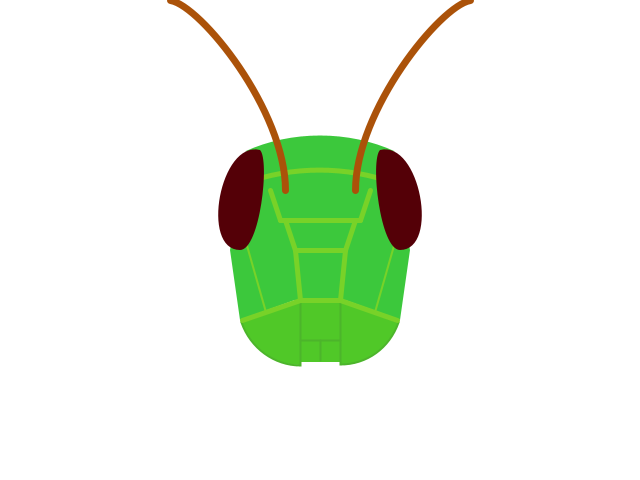
Frame 1 (no input)
Frame 60 (the mouse pressed at the canvas centre just before this capture): identical to frame 1, image omitted
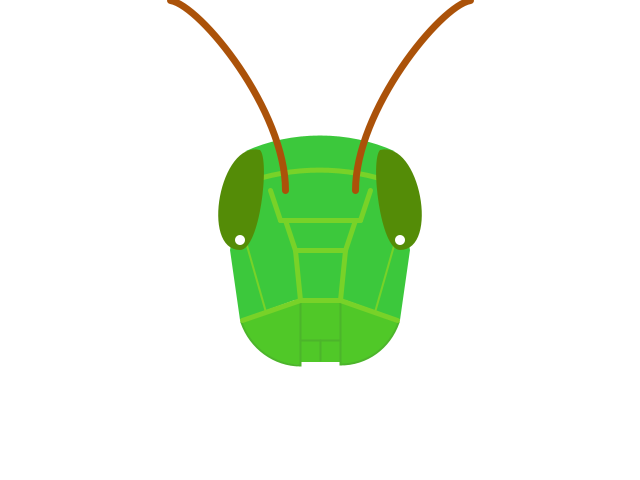
Frame 120 (the mouse held since frame 60 and released just before this capture)

The Processing sketch that drew these frames (run headless with seeded random() and noise(); from frame 60 on, the mouse is pressed at the canvas centre):

// Processing sketch: week2_GrassHopper
// ── week2_GrassHopper.pde
//202120409_김동영

float feeler = 5; // 실수 형태로 변수 선언 //더듬이

void setup() {
  size(640, 480);
  //fullScreen();
}

void draw() { //실행 
  background(255);
  
  if (mouseY>=0 && mouseY <=100 // mouseY값이 특정 위치에 있을 경우, 더듬이의 값을 변경한다.
    ) {
    feeler = mouseY;
  }
  
  face_draw(); //얼굴을 그리는 함수
  eyeball_draw(); //눈알을 그리는 함수
  
}

void eyeball_draw() { //눈알을 그리는 함수
  noStroke();
  fill(255);
  if ( mouseY>=160&& mouseY<=245 && mouseX >=300 && mouseX <= 340) {
    circle(mouseX-80, mouseY, 10);
    circle(mouseX+80, mouseY, 10);
  }
}

void face_draw() { //얼굴을 그리는 함수
  noStroke();
  fill(60, 200, 60);

  quad(250, 150, 390, 150, 410, 250, 230, 250); // 중안부의 사각형

  noStroke();
  arc(width/2, 254, 300, 237, PI+radians(60), TWO_PI-radians(60), CHORD); //정수리
  
  //이마의 호 PI = 180도, TWO_PI = 2*PI
  //각도를 라디안값으로 바꾸기 위해 radians(각도)를 사용함
  
  quad(345, 250, 410, 250, 400, 320, 345, 300);
  quad(230, 250, 295, 250, 295, 300, 240, 320 );
  rect(295, 250, 50, 50);
  
  //입1
  fill(80, 200, 40);
  rect(295, 300, 50, 62);
 
  //턱
  stroke(76, 181, 43);
  strokeWeight(2);
  arc(300, 300, 125, 130, PI/2, PI-radians(20), PIE); 
  arc(340, 300, 125, 130, 0+radians(20), PI/2, PIE);

  stroke(120, 210, 40);
  noFill();
  strokeWeight(5);
  arc(width/2, 270, 300, 200, PI+radians(60), TWO_PI-radians(60), OPEN); //이마 선

  //얼굴의 선
  line(270, 190, 280, 220); //대각선1
  line(370, 190, 360, 220); //대각선2
  line(280, 220, 360, 220); // 가로선

  line(285, 220, 295, 250); //두번째 대각선1
  line(355, 220, 345, 250); //두번째 대각선2
  line(295, 250, 345, 250); //가로선2

  line(300, 300, 340, 300); //얼굴과 입 구분 선

  line(295, 250, 300, 300); //얼굴 무늬
  line(345, 250, 340, 300); 
  line(397, 320, 340, 300);
  line(300, 300, 242, 320);

  strokeWeight(2);
  line(245, 240, 265, 310); // 볼쪽 line1
  line(395, 240, 375, 310); //볼쪽 line2

  //입2
  stroke(76, 181, 43);
  strokeWeight(2);
  line(300, 340, 340, 340);
  line(320, 340, 320, 360);

  //눈 
  noStroke();
  fill(84, mouseY-100, 7); //eye Color 마우스의 Y 값에따라 색상이 변하도록 함
  //Left eye
  beginShape(); //bazierVertex를 사용하기 위해 beginShape()로 시작
  vertex(260, 150); // 시작점
  bezierVertex(220, 140, 200, 250, 240, 250); // 첫번째 기준점의 x,y좌표, 두번재 기준점의 x,y좌표와 끝점
  bezierVertex(260, 250, 270, 160, 260, 150);
  //두번째 곡선의 시작점은 첫번째 곡선의 끝점이고, 그 끝은 첫번째 곡선의 시작과 연결되어야 함
  endShape(); //endShape로 bazier부분을 종료

  //Right eye
  beginShape(); //왼쪽눈과 대칭
  vertex(380, 150); // 시작점
  bezierVertex(420, 140, 440, 250, 400, 250);
  bezierVertex(380, 250, 370, 160, 380, 150);
  endShape();


  //왼쪽 더듬이
  beginShape();
  noFill();
  stroke(171, 82, 9);
  strokeWeight(7);
  vertex(355, 190);
  bezierVertex(355, 110, 440, 5, 470, feeler); // 마우스의 위치에따라 더듬이 끝의 위치가 변하도록 설정
  endShape();

  //오른쪽 더듬이
  beginShape();
  noFill();
  stroke(171, 82, 9);
  strokeWeight(7);
  vertex(285, 190);
  bezierVertex(285, 110, 200, 5, 170, feeler );
  endShape();
}
